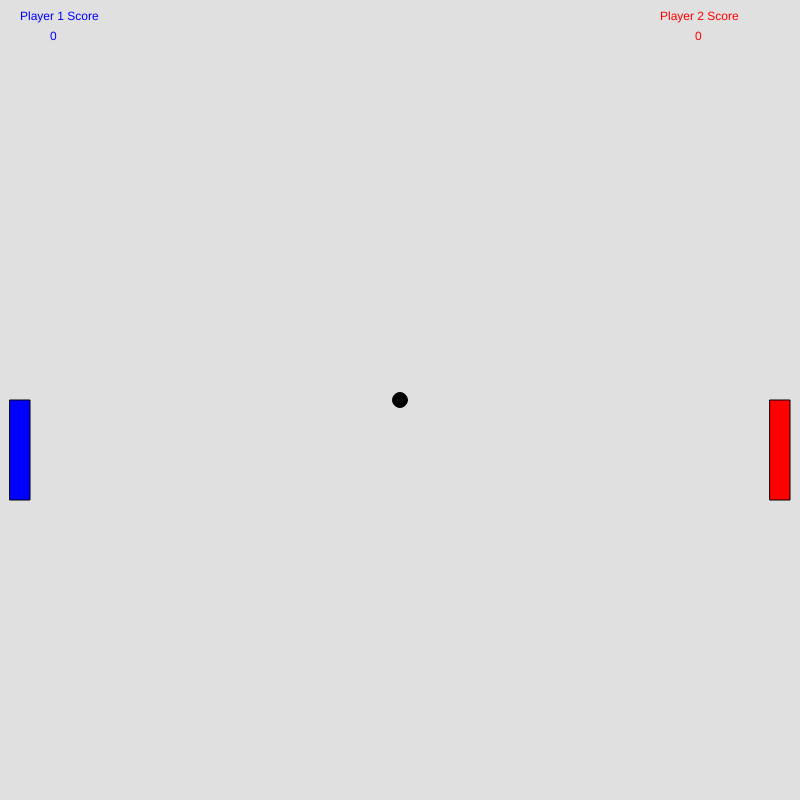
Frame 1 (no input)
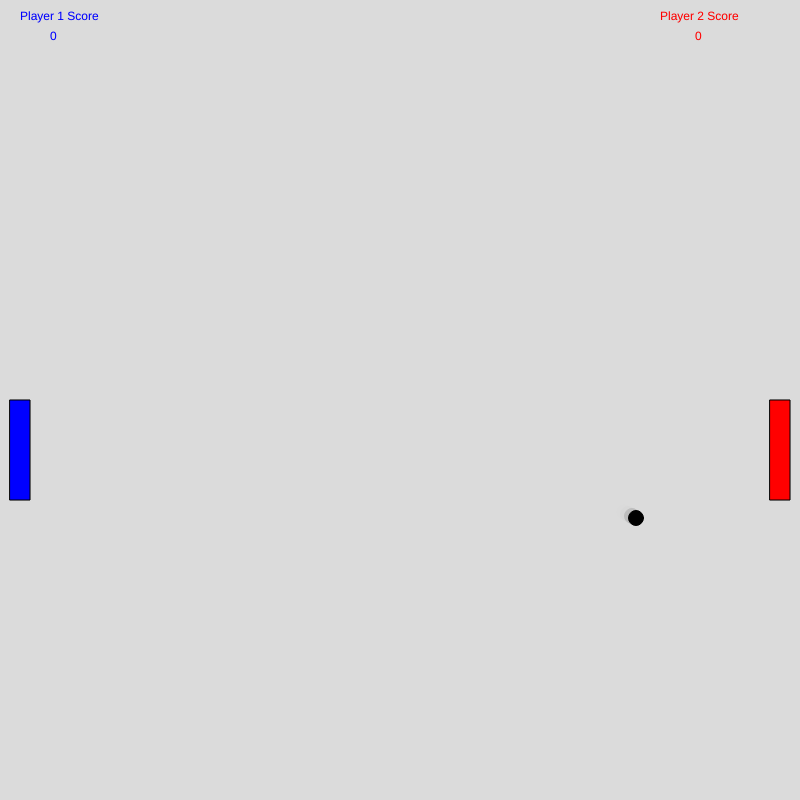
Frame 60 (no input)
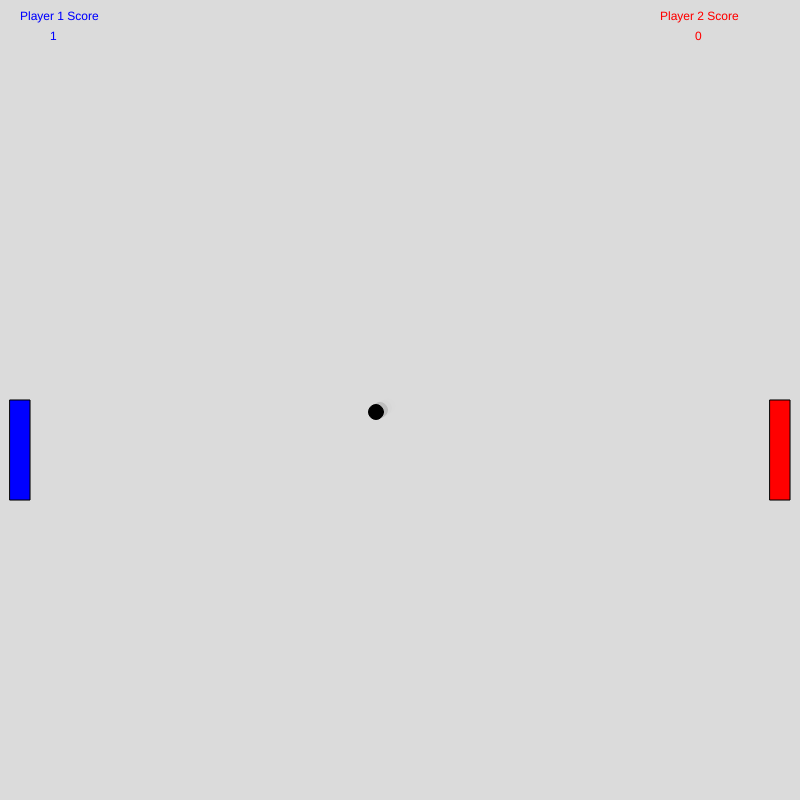
Frame 120 (the mouse pressed at the canvas centre since frame 60)

The p5.js sketch that drew these frames (run headless with seeded random() and noise() and a simulated clock; from frame 60 on, the mouse is pressed at the canvas centre):

// p5.js sketch
// ── sketch.js
var p1Score = 0;
var p2Score = 0;
var ballX = 400;
var ballXdelta = 4;
var ballY = 400;
var ballYdelta = 2;
var p1Y = 0;
var pYd = 400;
var pD = 400;
var p2Y = 0;
function setup() {
  createCanvas(800, 800);
}

function draw() {
  background(220, 220);
  fill(0, 0, 255);
  rect(10, pYd, 20, 100);
  fill(255, 0, 0);
  pYd = pYd + p1Y;
  rect(770, pD, 20, 100);
  pD = pD + p2Y;
  fill(0, 0, 0);
  ellipse(ballX, ballY, 15, 15);
  ballX = ballX + ballXdelta;
  ballY = ballY + ballYdelta;

  if (ballX > 850) {
    ballXdelta = -4;
    p1Score = p1Score + 1;
    ballX = 400;
    ballY = 400;
  }
  if (ballX < -50) {
    ballXdelta = 4;
    p2Score = p2Score + 1;
    ballX = 400;
    ballY = 400;
  }
  if (ballY > 800) {
    ballYdelta = -5;
  }
  if (ballY < 0) {
    ballYdelta = 5;
  }
  if (ballX > 10 && ballX < 10 + 20 && ballY > pYd && ballY < pYd + 100) {
    ballXdelta = 5;
  }
  if (ballX > 770 && ballX < 770 + 20 && ballY > pD && ballY < pD + 100) {
    ballXdelta = -5;
  }
  fill(0, 0, 255);
  text("Player 1 Score", 20, 20);
  text(p1Score, 50, 40);
  if (p1Score > 10) {
    text("WINNER", 35, 100);
    p1Score = 0;
    p2Score = 0;
  }
  fill(255, 0, 0);
  text("Player 2 Score", 660, 20);
  if (p2Score > 10) {
    text("WINNER", 680, 100);
    p1Score = 0;
    p2Score = 0;
  }
  text(p2Score, 695, 40);

  if (pD > 700) {
    p2Y = 0;
  }
  if (pYd > 700) {
    p1Y = 0;
  }
  if (pD < 0) {
    p2Y = 0;
  }
  if (pYd < 0) {
    p1Y = 0;
  }
}
function keyPressed() {
  if (key === "a") {
    p1Y = -5;
  }
  if (key === "d") {
    p1Y = 5;
  }
  if (key === "s") {
    p1Y = 0;
  }
  if (key === "j") {
    p2Y = -5;
  }
  if (key === "l") {
    p2Y = 5;
  }
  if (key === "k") {
    p2Y = 0;
  }
}
